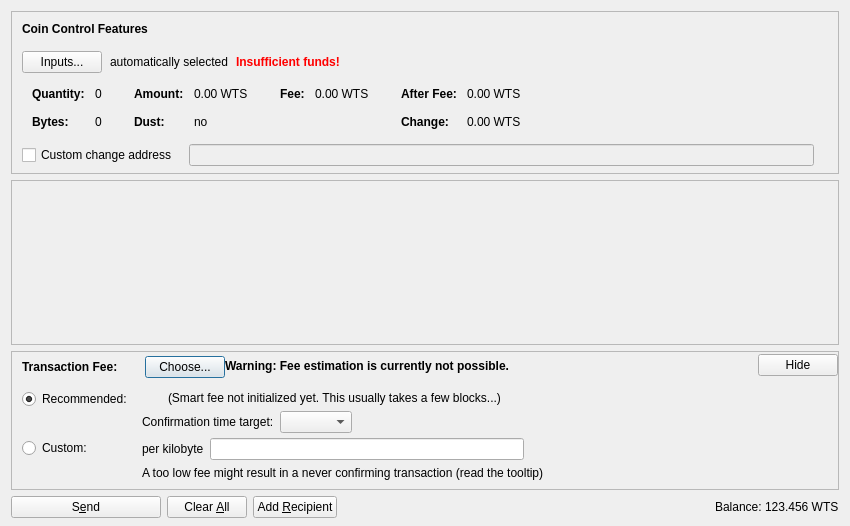
<?xml version="1.0" encoding="UTF-8"?>
<ui version="4.0">
 <class>SendCoinsDialog</class>
 <widget class="QDialog" name="SendCoinsDialog">
  <property name="geometry">
   <rect>
    <x>0</x>
    <y>0</y>
    <width>850</width>
    <height>526</height>
   </rect>
  </property>
  <property name="windowTitle">
   <string>Send Coins</string>
  </property>
  <layout class="QVBoxLayout" name="verticalLayout" stretch="0,1,0,0">
   <property name="bottomMargin">
    <number>8</number>
   </property>
   <item>
    <widget class="QFrame" name="frameCoinControl">
     <property name="sizePolicy">
      <sizepolicy hsizetype="Expanding" vsizetype="Expanding">
       <horstretch>0</horstretch>
       <verstretch>0</verstretch>
      </sizepolicy>
     </property>
     <property name="maximumSize">
      <size>
       <width>16777215</width>
       <height>16777215</height>
      </size>
     </property>
     <property name="frameShape">
      <enum>QFrame::StyledPanel</enum>
     </property>
     <property name="frameShadow">
      <enum>QFrame::Sunken</enum>
     </property>
     <layout class="QVBoxLayout" name="verticalLayoutCoinControl2">
      <property name="spacing">
       <number>0</number>
      </property>
      <property name="leftMargin">
       <number>0</number>
      </property>
      <property name="topMargin">
       <number>0</number>
      </property>
      <property name="rightMargin">
       <number>0</number>
      </property>
      <property name="bottomMargin">
       <number>6</number>
      </property>
      <item>
       <layout class="QVBoxLayout" name="verticalLayoutCoinControl" stretch="0,0,0,0,1">
        <property name="spacing">
         <number>0</number>
        </property>
        <property name="leftMargin">
         <number>10</number>
        </property>
        <property name="topMargin">
         <number>10</number>
        </property>
        <item>
         <layout class="QHBoxLayout" name="horizontalLayoutCoinControl1">
          <property name="bottomMargin">
           <number>15</number>
          </property>
          <item>
           <widget class="QLabel" name="labelCoinControlFeatures">
            <property name="sizePolicy">
             <sizepolicy hsizetype="Preferred" vsizetype="Maximum">
              <horstretch>0</horstretch>
              <verstretch>0</verstretch>
             </sizepolicy>
            </property>
            <property name="font">
             <font>
              <weight>75</weight>
              <bold>true</bold>
             </font>
            </property>
            <property name="styleSheet">
             <string notr="true">font-weight:bold;</string>
            </property>
            <property name="text">
             <string>Coin Control Features</string>
            </property>
           </widget>
          </item>
         </layout>
        </item>
        <item>
         <layout class="QHBoxLayout" name="horizontalLayoutCoinControl2" stretch="0,0,0,0">
          <property name="spacing">
           <number>8</number>
          </property>
          <property name="bottomMargin">
           <number>10</number>
          </property>
          <item>
           <widget class="QPushButton" name="pushButtonCoinControl">
            <property name="styleSheet">
             <string notr="true"/>
            </property>
            <property name="text">
             <string>Inputs...</string>
            </property>
            <property name="autoDefault">
             <bool>false</bool>
            </property>
           </widget>
          </item>
          <item>
           <widget class="QLabel" name="labelCoinControlAutomaticallySelected">
            <property name="text">
             <string>automatically selected</string>
            </property>
            <property name="margin">
             <number>5</number>
            </property>
           </widget>
          </item>
          <item>
           <widget class="QLabel" name="labelCoinControlInsuffFunds">
            <property name="font">
             <font>
              <weight>75</weight>
              <bold>true</bold>
             </font>
            </property>
            <property name="styleSheet">
             <string notr="true">color:red;font-weight:bold;</string>
            </property>
            <property name="text">
             <string>Insufficient funds!</string>
            </property>
            <property name="margin">
             <number>5</number>
            </property>
           </widget>
          </item>
          <item>
           <spacer name="horizontalSpacerCoinControl">
            <property name="orientation">
             <enum>Qt::Horizontal</enum>
            </property>
            <property name="sizeHint" stdset="0">
             <size>
              <width>40</width>
              <height>1</height>
             </size>
            </property>
           </spacer>
          </item>
         </layout>
        </item>
        <item>
         <widget class="QWidget" name="widgetCoinControl" native="true">
          <property name="sizePolicy">
           <sizepolicy hsizetype="Preferred" vsizetype="Preferred">
            <horstretch>0</horstretch>
            <verstretch>0</verstretch>
           </sizepolicy>
          </property>
          <property name="minimumSize">
           <size>
            <width>0</width>
            <height>0</height>
           </size>
          </property>
          <property name="styleSheet">
           <string notr="true"/>
          </property>
          <layout class="QHBoxLayout" name="horizontalLayoutCoinControl5">
           <property name="leftMargin">
            <number>0</number>
           </property>
           <property name="topMargin">
            <number>0</number>
           </property>
           <property name="rightMargin">
            <number>0</number>
           </property>
           <property name="bottomMargin">
            <number>0</number>
           </property>
           <item>
            <layout class="QHBoxLayout" name="horizontalLayoutCoinControl3" stretch="0,0,0,1">
             <property name="spacing">
              <number>20</number>
             </property>
             <property name="topMargin">
              <number>0</number>
             </property>
             <property name="bottomMargin">
              <number>10</number>
             </property>
             <item>
              <layout class="QFormLayout" name="formLayoutCoinControl1">
               <property name="horizontalSpacing">
                <number>10</number>
               </property>
               <property name="verticalSpacing">
                <number>14</number>
               </property>
               <property name="leftMargin">
                <number>10</number>
               </property>
               <property name="topMargin">
                <number>4</number>
               </property>
               <property name="rightMargin">
                <number>6</number>
               </property>
               <item row="0" column="0">
                <widget class="QLabel" name="labelCoinControlQuantityText">
                 <property name="font">
                  <font>
                   <weight>75</weight>
                   <bold>true</bold>
                  </font>
                 </property>
                 <property name="text">
                  <string>Quantity:</string>
                 </property>
                 <property name="margin">
                  <number>0</number>
                 </property>
                </widget>
               </item>
               <item row="0" column="1">
                <widget class="QLabel" name="labelCoinControlQuantity">
                 <property name="cursor">
                  <cursorShape>IBeamCursor</cursorShape>
                 </property>
                 <property name="contextMenuPolicy">
                  <enum>Qt::ActionsContextMenu</enum>
                 </property>
                 <property name="text">
                  <string notr="true">0</string>
                 </property>
                 <property name="margin">
                  <number>0</number>
                 </property>
                 <property name="textInteractionFlags">
                  <set>Qt::LinksAccessibleByMouse|Qt::TextSelectableByKeyboard|Qt::TextSelectableByMouse</set>
                 </property>
                </widget>
               </item>
               <item row="1" column="0">
                <widget class="QLabel" name="labelCoinControlBytesText">
                 <property name="font">
                  <font>
                   <weight>75</weight>
                   <bold>true</bold>
                  </font>
                 </property>
                 <property name="text">
                  <string>Bytes:</string>
                 </property>
                </widget>
               </item>
               <item row="1" column="1">
                <widget class="QLabel" name="labelCoinControlBytes">
                 <property name="cursor">
                  <cursorShape>IBeamCursor</cursorShape>
                 </property>
                 <property name="contextMenuPolicy">
                  <enum>Qt::ActionsContextMenu</enum>
                 </property>
                 <property name="text">
                  <string notr="true">0</string>
                 </property>
                 <property name="textInteractionFlags">
                  <set>Qt::LinksAccessibleByMouse|Qt::TextSelectableByKeyboard|Qt::TextSelectableByMouse</set>
                 </property>
                </widget>
               </item>
              </layout>
             </item>
             <item>
              <layout class="QFormLayout" name="formLayoutCoinControl2">
               <property name="horizontalSpacing">
                <number>10</number>
               </property>
               <property name="verticalSpacing">
                <number>14</number>
               </property>
               <property name="leftMargin">
                <number>6</number>
               </property>
               <property name="topMargin">
                <number>4</number>
               </property>
               <property name="rightMargin">
                <number>6</number>
               </property>
               <item row="0" column="0">
                <widget class="QLabel" name="labelCoinControlAmountText">
                 <property name="font">
                  <font>
                   <weight>75</weight>
                   <bold>true</bold>
                  </font>
                 </property>
                 <property name="text">
                  <string>Amount:</string>
                 </property>
                 <property name="margin">
                  <number>0</number>
                 </property>
                </widget>
               </item>
               <item row="0" column="1">
                <widget class="QLabel" name="labelCoinControlAmount">
                 <property name="cursor">
                  <cursorShape>IBeamCursor</cursorShape>
                 </property>
                 <property name="contextMenuPolicy">
                  <enum>Qt::ActionsContextMenu</enum>
                 </property>
                 <property name="text">
                  <string notr="true">0.00 WTS</string>
                 </property>
                 <property name="textInteractionFlags">
                  <set>Qt::LinksAccessibleByMouse|Qt::TextSelectableByKeyboard|Qt::TextSelectableByMouse</set>
                 </property>
                </widget>
               </item>
               <item row="1" column="0">
                <widget class="QLabel" name="labelCoinControlLowOutputText">
                 <property name="font">
                  <font>
                   <weight>75</weight>
                   <bold>true</bold>
                  </font>
                 </property>
                 <property name="text">
                  <string>Dust:</string>
                 </property>
                </widget>
               </item>
               <item row="1" column="1">
                <widget class="QLabel" name="labelCoinControlLowOutput">
                 <property name="cursor">
                  <cursorShape>IBeamCursor</cursorShape>
                 </property>
                 <property name="contextMenuPolicy">
                  <enum>Qt::ActionsContextMenu</enum>
                 </property>
                 <property name="text">
                  <string notr="true">no</string>
                 </property>
                 <property name="textInteractionFlags">
                  <set>Qt::LinksAccessibleByMouse|Qt::TextSelectableByKeyboard|Qt::TextSelectableByMouse</set>
                 </property>
                </widget>
               </item>
              </layout>
             </item>
             <item>
              <layout class="QFormLayout" name="formLayoutCoinControl3">
               <property name="horizontalSpacing">
                <number>10</number>
               </property>
               <property name="verticalSpacing">
                <number>14</number>
               </property>
               <property name="leftMargin">
                <number>6</number>
               </property>
               <property name="topMargin">
                <number>4</number>
               </property>
               <property name="rightMargin">
                <number>6</number>
               </property>
               <item row="0" column="0">
                <widget class="QLabel" name="labelCoinControlFeeText">
                 <property name="font">
                  <font>
                   <weight>75</weight>
                   <bold>true</bold>
                  </font>
                 </property>
                 <property name="text">
                  <string>Fee:</string>
                 </property>
                 <property name="margin">
                  <number>0</number>
                 </property>
                </widget>
               </item>
               <item row="0" column="1">
                <widget class="QLabel" name="labelCoinControlFee">
                 <property name="cursor">
                  <cursorShape>IBeamCursor</cursorShape>
                 </property>
                 <property name="contextMenuPolicy">
                  <enum>Qt::ActionsContextMenu</enum>
                 </property>
                 <property name="text">
                  <string notr="true">0.00 WTS</string>
                 </property>
                 <property name="textInteractionFlags">
                  <set>Qt::LinksAccessibleByMouse|Qt::TextSelectableByKeyboard|Qt::TextSelectableByMouse</set>
                 </property>
                </widget>
               </item>
              </layout>
             </item>
             <item>
              <layout class="QFormLayout" name="formLayoutCoinControl4">
               <property name="horizontalSpacing">
                <number>10</number>
               </property>
               <property name="verticalSpacing">
                <number>14</number>
               </property>
               <property name="leftMargin">
                <number>6</number>
               </property>
               <property name="topMargin">
                <number>4</number>
               </property>
               <property name="rightMargin">
                <number>6</number>
               </property>
               <item row="0" column="0">
                <widget class="QLabel" name="labelCoinControlAfterFeeText">
                 <property name="font">
                  <font>
                   <weight>75</weight>
                   <bold>true</bold>
                  </font>
                 </property>
                 <property name="text">
                  <string>After Fee:</string>
                 </property>
                 <property name="margin">
                  <number>0</number>
                 </property>
                </widget>
               </item>
               <item row="0" column="1">
                <widget class="QLabel" name="labelCoinControlAfterFee">
                 <property name="cursor">
                  <cursorShape>IBeamCursor</cursorShape>
                 </property>
                 <property name="contextMenuPolicy">
                  <enum>Qt::ActionsContextMenu</enum>
                 </property>
                 <property name="text">
                  <string notr="true">0.00 WTS</string>
                 </property>
                 <property name="textInteractionFlags">
                  <set>Qt::LinksAccessibleByMouse|Qt::TextSelectableByKeyboard|Qt::TextSelectableByMouse</set>
                 </property>
                </widget>
               </item>
               <item row="1" column="0">
                <widget class="QLabel" name="labelCoinControlChangeText">
                 <property name="font">
                  <font>
                   <weight>75</weight>
                   <bold>true</bold>
                  </font>
                 </property>
                 <property name="text">
                  <string>Change:</string>
                 </property>
                </widget>
               </item>
               <item row="1" column="1">
                <widget class="QLabel" name="labelCoinControlChange">
                 <property name="cursor">
                  <cursorShape>IBeamCursor</cursorShape>
                 </property>
                 <property name="contextMenuPolicy">
                  <enum>Qt::ActionsContextMenu</enum>
                 </property>
                 <property name="text">
                  <string notr="true">0.00 WTS</string>
                 </property>
                 <property name="textInteractionFlags">
                  <set>Qt::LinksAccessibleByMouse|Qt::TextSelectableByKeyboard|Qt::TextSelectableByMouse</set>
                 </property>
                </widget>
               </item>
              </layout>
             </item>
            </layout>
           </item>
          </layout>
         </widget>
        </item>
        <item>
         <layout class="QHBoxLayout" name="horizontalLayoutCoinControl4" stretch="0,0,0">
          <property name="spacing">
           <number>12</number>
          </property>
          <property name="sizeConstraint">
           <enum>QLayout::SetDefaultConstraint</enum>
          </property>
          <property name="topMargin">
           <number>5</number>
          </property>
          <property name="rightMargin">
           <number>5</number>
          </property>
          <item>
           <widget class="QCheckBox" name="checkBoxCoinControlChange">
            <property name="toolTip">
             <string>If this is activated, but the change address is empty or invalid, change will be sent to a newly generated address.</string>
            </property>
            <property name="text">
             <string>Custom change address</string>
            </property>
           </widget>
          </item>
          <item>
           <widget class="QValidatedLineEdit" name="lineEditCoinControlChange">
            <property name="enabled">
             <bool>false</bool>
            </property>
            <property name="sizePolicy">
             <sizepolicy hsizetype="Expanding" vsizetype="Fixed">
              <horstretch>0</horstretch>
              <verstretch>0</verstretch>
             </sizepolicy>
            </property>
           </widget>
          </item>
          <item>
           <widget class="QLabel" name="labelCoinControlChangeLabel">
            <property name="sizePolicy">
             <sizepolicy hsizetype="Preferred" vsizetype="Expanding">
              <horstretch>0</horstretch>
              <verstretch>0</verstretch>
             </sizepolicy>
            </property>
            <property name="minimumSize">
             <size>
              <width>0</width>
              <height>0</height>
             </size>
            </property>
            <property name="text">
             <string/>
            </property>
            <property name="margin">
             <number>3</number>
            </property>
           </widget>
          </item>
         </layout>
        </item>
        <item>
         <spacer name="verticalSpacerCoinControl">
          <property name="orientation">
           <enum>Qt::Vertical</enum>
          </property>
          <property name="sizeHint" stdset="0">
           <size>
            <width>800</width>
            <height>1</height>
           </size>
          </property>
         </spacer>
        </item>
       </layout>
      </item>
     </layout>
    </widget>
   </item>
   <item>
    <widget class="QScrollArea" name="scrollArea">
     <property name="widgetResizable">
      <bool>true</bool>
     </property>
     <widget class="QWidget" name="scrollAreaWidgetContents">
      <property name="geometry">
       <rect>
        <x>0</x>
        <y>0</y>
        <width>830</width>
        <height>104</height>
       </rect>
      </property>
      <layout class="QVBoxLayout" name="verticalLayout_2" stretch="0,1">
       <property name="leftMargin">
        <number>0</number>
       </property>
       <property name="topMargin">
        <number>0</number>
       </property>
       <property name="rightMargin">
        <number>0</number>
       </property>
       <property name="bottomMargin">
        <number>0</number>
       </property>
       <item>
        <layout class="QVBoxLayout" name="entries">
         <property name="spacing">
          <number>6</number>
         </property>
        </layout>
       </item>
       <item>
        <spacer name="verticalSpacer">
         <property name="orientation">
          <enum>Qt::Vertical</enum>
         </property>
         <property name="sizeHint" stdset="0">
          <size>
           <width>20</width>
           <height>40</height>
          </size>
         </property>
        </spacer>
       </item>
      </layout>
     </widget>
    </widget>
   </item>
   <item>
    <widget class="QFrame" name="frameFee">
     <property name="sizePolicy">
      <sizepolicy hsizetype="Expanding" vsizetype="Expanding">
       <horstretch>0</horstretch>
       <verstretch>0</verstretch>
      </sizepolicy>
     </property>
     <property name="maximumSize">
      <size>
       <width>16777215</width>
       <height>16777215</height>
      </size>
     </property>
     <property name="frameShape">
      <enum>QFrame::StyledPanel</enum>
     </property>
     <property name="frameShadow">
      <enum>QFrame::Sunken</enum>
     </property>
     <layout class="QVBoxLayout" name="verticalLayoutFee1">
      <property name="spacing">
       <number>0</number>
      </property>
      <property name="leftMargin">
       <number>0</number>
      </property>
      <property name="topMargin">
       <number>0</number>
      </property>
      <property name="rightMargin">
       <number>0</number>
      </property>
      <property name="bottomMargin">
       <number>0</number>
      </property>
      <item>
       <layout class="QVBoxLayout" name="verticalLayoutFee2" stretch="0,0,0">
        <property name="spacing">
         <number>0</number>
        </property>
        <property name="leftMargin">
         <number>10</number>
        </property>
        <property name="topMargin">
         <number>0</number>
        </property>
        <item>
         <layout class="QHBoxLayout" name="horizontalLayoutFee1">
          <property name="bottomMargin">
           <number>0</number>
          </property>
          <item>
           <layout class="QVBoxLayout" name="verticalLayoutFee7">
            <property name="spacing">
             <number>0</number>
            </property>
            <item>
             <spacer name="verticalSpacerSmartFee">
              <property name="orientation">
               <enum>Qt::Vertical</enum>
              </property>
              <property name="sizeType">
               <enum>QSizePolicy::Fixed</enum>
              </property>
              <property name="sizeHint" stdset="0">
               <size>
                <width>1</width>
                <height>4</height>
               </size>
              </property>
             </spacer>
            </item>
            <item>
             <layout class="QHBoxLayout" name="horizontalLayoutSmartFee">
              <property name="spacing">
               <number>10</number>
              </property>
              <item>
               <widget class="QLabel" name="labelFeeHeadline">
                <property name="sizePolicy">
                 <sizepolicy hsizetype="Preferred" vsizetype="Maximum">
                  <horstretch>0</horstretch>
                  <verstretch>0</verstretch>
                 </sizepolicy>
                </property>
                <property name="font">
                 <font>
                  <weight>75</weight>
                  <bold>true</bold>
                 </font>
                </property>
                <property name="styleSheet">
                 <string notr="true">font-weight:bold;</string>
                </property>
                <property name="text">
                 <string>Transaction Fee:</string>
                </property>
               </widget>
              </item>
              <item>
               <widget class="QLabel" name="labelFeeMinimized">
                <property name="text">
                 <string/>
                </property>
               </widget>
              </item>
              <item>
               <widget class="QPushButton" name="buttonChooseFee">
                <property name="text">
                 <string>Choose...</string>
                </property>
               </widget>
              </item>
             </layout>
            </item>
            <item>
             <spacer name="verticalSpacer_5">
              <property name="orientation">
               <enum>Qt::Vertical</enum>
              </property>
              <property name="sizeHint" stdset="0">
               <size>
                <width>1</width>
                <height>1</height>
               </size>
              </property>
             </spacer>
            </item>
           </layout>
          </item>
          <item>
           <widget class="QLabel" name="fallbackFeeWarningLabel">
            <property name="toolTip">
             <string>Using the fallbackfee can result in sending a transaction that will take several hours or days (or never) to confirm. Consider choosing your fee manually or wait until you have validated the complete chain.</string>
            </property>
            <property name="font">
            <font>
                <weight>75</weight>
                <bold>true</bold>
            </font>
            </property>
            <property name="text">
             <string>Warning: Fee estimation is currently not possible.</string>
            </property>
            <property name="wordWrap">
             <bool>false</bool>
            </property>
           </widget>
          </item>
          <item>
           <spacer name="horizontalSpacer_4">
            <property name="orientation">
             <enum>Qt::Horizontal</enum>
            </property>
            <property name="sizeType">
             <enum>QSizePolicy::MinimumExpanding</enum>
            </property>
            <property name="sizeHint" stdset="0">
             <size>
              <width>40</width>
              <height>20</height>
             </size>
            </property>
           </spacer>
          </item>
          <item>
           <widget class="QPushButton" name="buttonMinimizeFee">
            <property name="toolTip">
             <string>collapse fee-settings</string>
            </property>
            <property name="text">
             <string>Hide</string>
            </property>
           </widget>
          </item>
         </layout>
        </item>
        <item>
         <widget class="QFrame" name="frameFeeSelection">
          <layout class="QVBoxLayout" name="verticalLayoutFee12">
           <property name="spacing">
            <number>0</number>
           </property>
           <property name="leftMargin">
            <number>0</number>
           </property>
           <property name="topMargin">
            <number>0</number>
           </property>
           <property name="rightMargin">
            <number>0</number>
           </property>
           <property name="bottomMargin">
            <number>0</number>
           </property>
           <item>
            <layout class="QGridLayout" name="gridLayoutFee">
             <property name="topMargin">
              <number>10</number>
             </property>
             <property name="bottomMargin">
              <number>4</number>
             </property>
             <property name="horizontalSpacing">
              <number>10</number>
             </property>
             <property name="verticalSpacing">
              <number>4</number>
             </property>
             <item row="1" column="1">
              <layout class="QVBoxLayout" name="verticalLayoutFee8">
               <property name="spacing">
                <number>6</number>
               </property>
               <item>
                <layout class="QHBoxLayout" name="horizontalLayoutFee13">
                 <item>
                  <widget class="QLabel" name="labelCustomPerKilobyte">
                   <property name="toolTip">
                    <string>Specify a custom fee per kB (1,000 bytes) of the transaction's virtual size.

Note:  Since the fee is calculated on a per-byte basis, a fee of "100 satoshis per kB" for a transaction size of 500 bytes (half of 1 kB) would ultimately yield a fee of only 50 satoshis.</string>
                   </property>
                   <property name="text">
                    <string>per kilobyte</string>
                   </property>
                  </widget>
                 </item>
                 <item>
                  <widget class="BitcoinAmountField" name="customFee"/>
                 </item>
                 <item>
                  <spacer name="horizontalSpacer_6">
                   <property name="orientation">
                    <enum>Qt::Horizontal</enum>
                   </property>
                   <property name="sizeHint" stdset="0">
                    <size>
                     <width>1</width>
                     <height>1</height>
                    </size>
                   </property>
                  </spacer>
                 </item>
                </layout>
               </item>
               <item>
                <layout class="QHBoxLayout" name="horizontalLayoutFee8">
                 <item>
                  <widget class="QLabel" name="labelCustomFeeWarning">
                   <property name="enabled">
                    <bool>true</bool>
                   </property>
                   <property name="toolTip">
                    <string>When there is less transaction volume than space in the blocks, miners as well as relaying nodes may enforce a minimum fee. Paying only this minimum fee is just fine, but be aware that this can result in a never confirming transaction once there is more demand for wattcoin transactions than the network can process.</string>
                   </property>
                   <property name="text">
                    <string>A too low fee might result in a never confirming transaction (read the tooltip)</string>
                   </property>
                  </widget>
                 </item>
                 <item>
                  <spacer name="horizontalSpacer_2">
                   <property name="orientation">
                    <enum>Qt::Horizontal</enum>
                   </property>
                   <property name="sizeHint" stdset="0">
                    <size>
                     <width>1</width>
                     <height>1</height>
                    </size>
                   </property>
                  </spacer>
                 </item>
                </layout>
               </item>
              </layout>
             </item>
             <item row="0" column="0">
              <layout class="QVBoxLayout" name="verticalLayoutFee4" stretch="0,1">
               <item>
                <widget class="QRadioButton" name="radioSmartFee">
                 <property name="text">
                  <string>Recommended:</string>
                 </property>
                 <property name="checked">
                  <bool>true</bool>
                 </property>
                 <attribute name="buttonGroup">
                  <string notr="true">groupFee</string>
                 </attribute>
                </widget>
               </item>
               <item>
                <spacer name="verticalSpacer_2">
                 <property name="orientation">
                  <enum>Qt::Vertical</enum>
                 </property>
                 <property name="sizeHint" stdset="0">
                  <size>
                   <width>1</width>
                   <height>1</height>
                  </size>
                 </property>
                </spacer>
               </item>
              </layout>
             </item>
             <item row="1" column="0">
              <layout class="QVBoxLayout" name="verticalLayoutFee9" stretch="0,1">
               <item>
                <widget class="QRadioButton" name="radioCustomFee">
                 <property name="text">
                  <string>Custom:</string>
                 </property>
                 <attribute name="buttonGroup">
                  <string notr="true">groupFee</string>
                 </attribute>
                </widget>
               </item>
               <item>
                <spacer name="verticalSpacer_6">
                 <property name="orientation">
                  <enum>Qt::Vertical</enum>
                 </property>
                 <property name="sizeHint" stdset="0">
                  <size>
                   <width>1</width>
                   <height>1</height>
                  </size>
                 </property>
                </spacer>
               </item>
              </layout>
             </item>
             <item row="0" column="1">
              <layout class="QVBoxLayout" name="verticalLayoutFee3" stretch="0,0,1">
               <property name="spacing">
                <number>6</number>
               </property>
               <property name="topMargin">
                <number>2</number>
               </property>
               <item>
                <layout class="QHBoxLayout" name="horizontalLayoutFee12">
                 <item>
                  <widget class="QLabel" name="labelSmartFee">
                   <property name="text">
                    <string/>
                   </property>
                  </widget>
                 </item>
                 <item>
                  <widget class="QLabel" name="labelFeeEstimation">
                   <property name="text">
                    <string/>
                   </property>
                  </widget>
                 </item>
                 <item>
                  <widget class="QLabel" name="labelSmartFee2">
                   <property name="text">
                    <string>(Smart fee not initialized yet. This usually takes a few blocks...)</string>
                   </property>
                  </widget>
                 </item>
                 <item>
                  <spacer name="horizontalSpacer_5">
                   <property name="orientation">
                    <enum>Qt::Horizontal</enum>
                   </property>
                   <property name="sizeHint" stdset="0">
                    <size>
                     <width>1</width>
                     <height>1</height>
                    </size>
                   </property>
                  </spacer>
                 </item>
                </layout>
               </item>
               <item>
                <layout class="QHBoxLayout" name="horizontalLayoutFee9">
                 <item>
                  <layout class="QVBoxLayout" name="verticalLayoutFee6">
                   <item>
                    <widget class="QLabel" name="labelSmartFee3">
                     <property name="text">
                      <string>Confirmation time target:</string>
                     </property>
                    </widget>
                   </item>
                  </layout>
                 </item>
                 <item>
                  <layout class="QVBoxLayout" name="verticalLayoutFee5">
                   <property name="rightMargin">
                    <number>30</number>
                   </property>
                   <item>
                    <layout class="QHBoxLayout" name="horizontalLayoutConfTarget">
                     <property name="bottomMargin">
                      <number>0</number>
                     </property>
                     <item>
                      <widget class="QComboBox" name="confTargetSelector"/>
                     </item>
                     <item>
                      <spacer name="horizontalSpacerConfTarget">
                       <property name="orientation">
                        <enum>Qt::Horizontal</enum>
                       </property>
                       <property name="sizeHint" stdset="0">
                        <size>
                         <width>40</width>
                         <height>20</height>
                        </size>
                       </property>
                      </spacer>
                     </item>
                    </layout>
                   </item>
                  </layout>
                 </item>
                </layout>
               </item>
               <item>
                <spacer name="verticalSpacer_4">
                 <property name="orientation">
                  <enum>Qt::Vertical</enum>
                 </property>
                 <property name="sizeHint" stdset="0">
                  <size>
                   <width>1</width>
                   <height>1</height>
                  </size>
                 </property>
                </spacer>
               </item>
              </layout>
             </item>
            </layout>
           </item>
          </layout>
         </widget>
        </item>
        <item>
         <spacer name="verticalSpacerFee">
          <property name="orientation">
           <enum>Qt::Vertical</enum>
          </property>
          <property name="sizeHint" stdset="0">
           <size>
            <width>40</width>
            <height>5</height>
           </size>
          </property>
         </spacer>
        </item>
       </layout>
      </item>
     </layout>
    </widget>
   </item>
   <item>
    <layout class="QHBoxLayout" name="horizontalLayout">
     <item>
      <widget class="QPushButton" name="sendButton">
       <property name="minimumSize">
        <size>
         <width>150</width>
         <height>0</height>
        </size>
       </property>
       <property name="toolTip">
        <string>Confirm the send action</string>
       </property>
       <property name="text">
        <string>S&amp;end</string>
       </property>
       <property name="icon">
        <iconset resource="../bitcoin.qrc">
         <normaloff>:/icons/send</normaloff>:/icons/send</iconset>
       </property>
       <property name="autoDefault">
        <bool>false</bool>
       </property>
       <property name="default">
        <bool>false</bool>
       </property>
      </widget>
     </item>
     <item>
      <widget class="QPushButton" name="clearButton">
       <property name="sizePolicy">
        <sizepolicy hsizetype="Minimum" vsizetype="Fixed">
         <horstretch>0</horstretch>
         <verstretch>0</verstretch>
        </sizepolicy>
       </property>
       <property name="toolTip">
        <string>Clear all fields of the form.</string>
       </property>
       <property name="text">
        <string>Clear &amp;All</string>
       </property>
       <property name="icon">
        <iconset resource="../bitcoin.qrc">
         <normaloff>:/icons/remove</normaloff>:/icons/remove</iconset>
       </property>
       <property name="autoDefault">
        <bool>false</bool>
       </property>
      </widget>
     </item>
     <item>
      <widget class="QPushButton" name="addButton">
       <property name="toolTip">
        <string>Send to multiple recipients at once</string>
       </property>
       <property name="text">
        <string>Add &amp;Recipient</string>
       </property>
       <property name="icon">
        <iconset resource="../bitcoin.qrc">
         <normaloff>:/icons/add</normaloff>:/icons/add</iconset>
       </property>
       <property name="autoDefault">
        <bool>false</bool>
       </property>
      </widget>
     </item>
     <item>
      <spacer name="horizontalSpacer">
       <property name="orientation">
        <enum>Qt::Horizontal</enum>
       </property>
       <property name="sizeHint" stdset="0">
        <size>
         <width>40</width>
         <height>20</height>
        </size>
       </property>
      </spacer>
     </item>
     <item>
      <layout class="QHBoxLayout" name="horizontalLayout_2">
       <property name="spacing">
        <number>3</number>
       </property>
       <item>
        <widget class="QLabel" name="label">
         <property name="sizePolicy">
          <sizepolicy hsizetype="Preferred" vsizetype="Fixed">
           <horstretch>0</horstretch>
           <verstretch>0</verstretch>
          </sizepolicy>
         </property>
         <property name="text">
          <string>Balance:</string>
         </property>
        </widget>
       </item>
       <item>
        <widget class="QLabel" name="labelBalance">
         <property name="sizePolicy">
          <sizepolicy hsizetype="Preferred" vsizetype="Fixed">
           <horstretch>0</horstretch>
           <verstretch>0</verstretch>
          </sizepolicy>
         </property>
         <property name="cursor">
          <cursorShape>IBeamCursor</cursorShape>
         </property>
         <property name="text">
          <string notr="true">123.456 WTS</string>
         </property>
         <property name="textInteractionFlags">
          <set>Qt::LinksAccessibleByMouse|Qt::TextSelectableByKeyboard|Qt::TextSelectableByMouse</set>
         </property>
        </widget>
       </item>
      </layout>
     </item>
    </layout>
   </item>
  </layout>
 </widget>
 <customwidgets>
  <customwidget>
   <class>QValidatedLineEdit</class>
   <extends>QLineEdit</extends>
   <header>qt/qvalidatedlineedit.h</header>
  </customwidget>
  <customwidget>
   <class>BitcoinAmountField</class>
   <extends>QLineEdit</extends>
   <header>qt/bitcoinamountfield.h</header>
   <container>1</container>
  </customwidget>
 </customwidgets>
 <resources>
  <include location="../bitcoin.qrc"/>
 </resources>
 <connections/>
 <buttongroups>
  <buttongroup name="groupFee"/>
 </buttongroups>
</ui>
